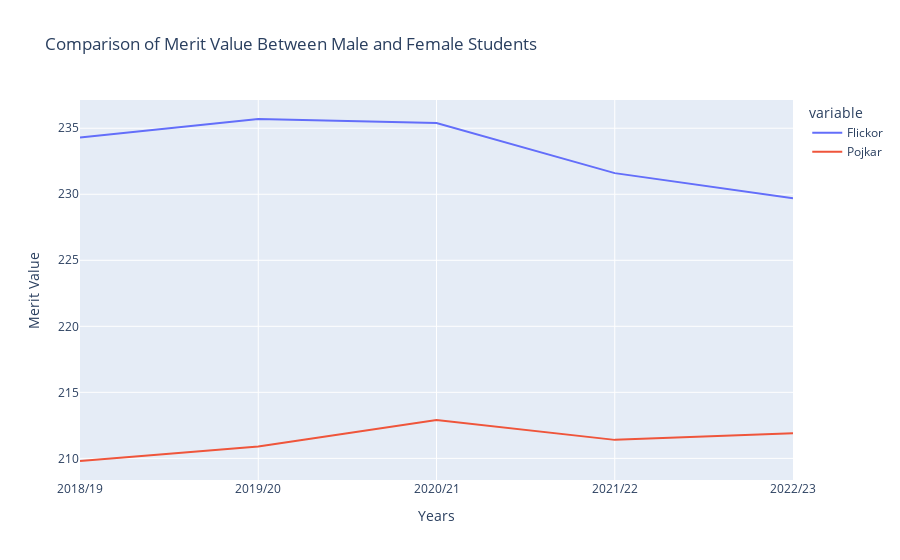

Notebook cell for this chart:
### Markdown cell above
# line graph of merit value for 16 subjects for total, girls and boys for academic years 18-23

### Code cell
fig = px.line(df_students, x=Years, y=['Flickor', 'Pojkar'], title='Comparison of Merit Value Between Male and Female Students',
              labels={'value': 'Merit Value'})

fig.update_yaxes(title_text='Merit Value for Male students', secondary_y=True)

fig.update_xaxes(title_text='Years')
# Show the plot
fig.show()

### Figure 1 — Plotly figure (JSON) as saved in the notebook; plotly's stock layout.template omitted (floating-point values rounded to 4 significant figures)
{"data": [{"hovertemplate": "variable=Flickor<br>x=%{x}<br>Merit Value=%{y}<extra></extra>", "legendgroup": "Flickor", "line": {"color": "#636efa", "dash": "solid"}, "marker": {"symbol": "circle"}, "mode": "lines", "name": "Flickor", "orientation": "v", "showlegend": true, "type": "scatter", "x": ["2018/19", "2019/20", "2020/21", "2021/22", "2022/23"], "xaxis": "x", "y": [234.3, 235.7, 235.4, 231.6, 229.7], "yaxis": "y"}, {"hovertemplate": "variable=Pojkar<br>x=%{x}<br>Merit Value=%{y}<extra></extra>", "legendgroup": "Pojkar", "line": {"color": "#EF553B", "dash": "solid"}, "marker": {"symbol": "circle"}, "mode": "lines", "name": "Pojkar", "orientation": "v", "showlegend": true, "type": "scatter", "x": ["2018/19", "2019/20", "2020/21", "2021/22", "2022/23"], "xaxis": "x", "y": [209.8, 210.9, 212.9, 211.4, 211.9], "yaxis": "y"}], "layout": {"legend": {"title": {"text": "variable"}, "tracegroupgap": 0}, "title": {"text": "Comparison of Merit Value Between Male and Female Students"}, "xaxis": {"anchor": "y", "domain": [0, 1], "title": {"text": "Years"}}, "yaxis": {"anchor": "x", "domain": [0, 1], "title": {"text": "Merit Value"}}}}
